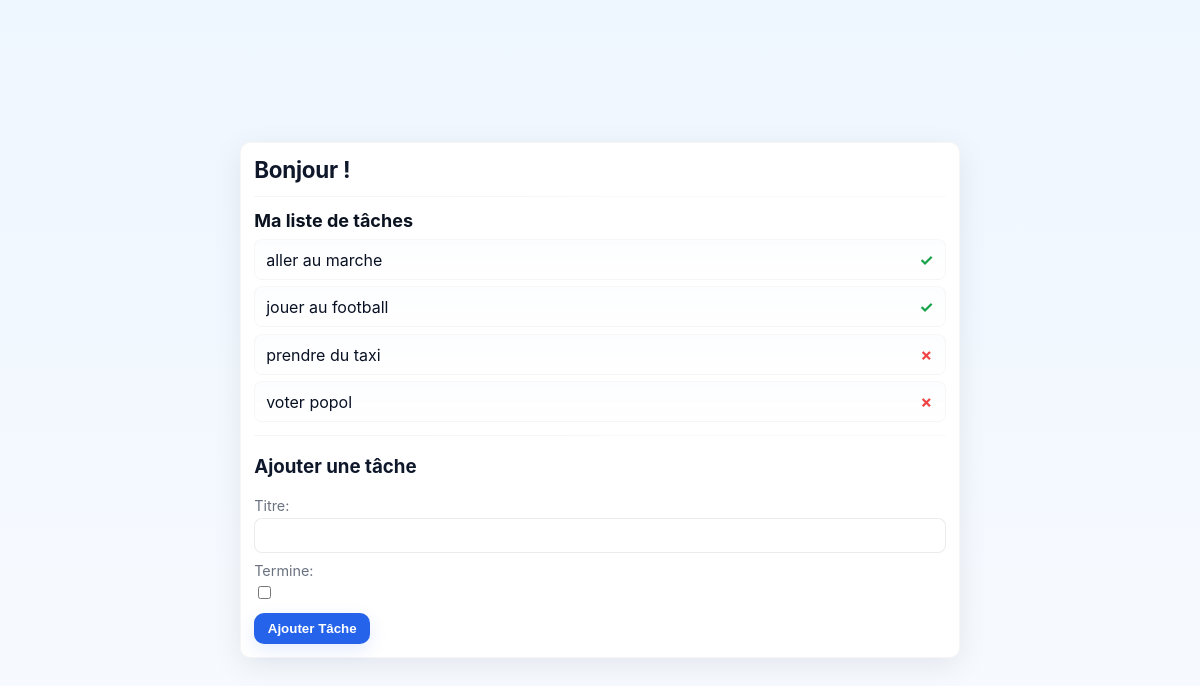
Before: / with the older database file.
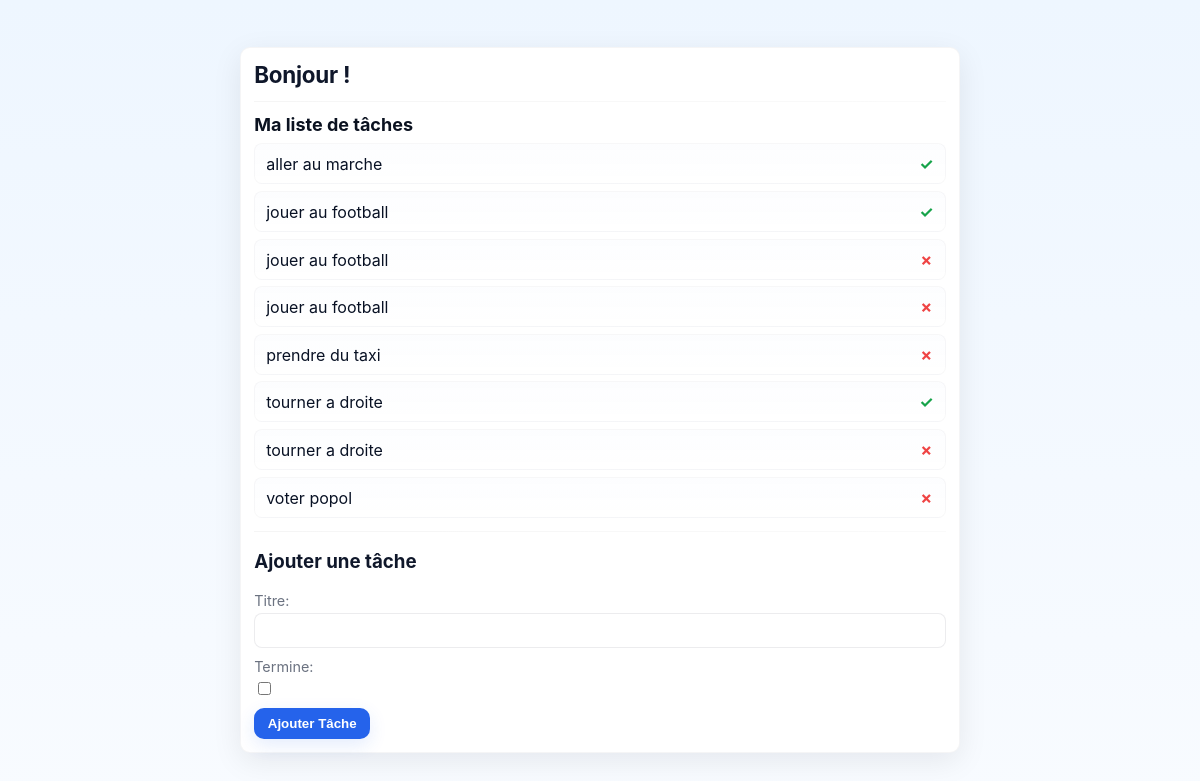
After: the same page with the newer database file.
### accueil/models.py (models this page shows, shortened)
class Tache(models.Model):
	titre = models.CharField(max_length=200)
	termine = models.BooleanField(default=False)

### accueil/views.py (the view)
# urls.py: path('', views.liste_taches, name='index'),
def liste_taches(request):
	default_message = "Bonjour !"
	try:
		liste_taches = Tache.objects.order_by('titre')
	except Exception:
		liste_taches = []
	message = default_message
	tache_form = TacheForm()
	context = {
		'message': message,
		'tache_form': tache_form,
		'taches': liste_taches,
	}
	return render(request, 'accueil.html', context)

### accueil/forms.py
class TacheForm(forms.ModelForm):
    class Meta:
        model = Tache
        fields = ['titre', 'termine']

### accueil/templates/accueil.html (shortened to what this page needs)
{% load static %}
<!DOCTYPE html>
<html lang="fr">
<head>
    <link rel="stylesheet" href="{% static 'accueil/style.css' %}">
</head>
<body>
  <div class="container">
    <div class="card">
    <h1>{{ message }}</h1>
      <hr>
      <h2>Ma liste de tâches</h2>
      <ul class="tache-list">
          {% for tache in taches %}
              <li>
                  <div class="left">
                      <span class="tache-title">{{ tache.titre }}</span>
                  </div>
                  {% if tache.termine %}
                      <span class="tache-termine" title="Terminée">✓</span>
                  {% else %}
                      <span class="tache-non-termine" title="Non terminée">✗</span>
                  {% endif %}
              </li>
          {% empty %}
              <li>Aucune tâche pour le moment</li>
          {% endfor %}
      </ul>
      <hr>
      <h3>Ajouter une tâche</h3>
      <form method="post" action="{% url 'ajouter_tache' %}">
          {{ tache_form.as_p }}
          <button type="submit">Ajouter Tâche</button>
      </form>
    </div>
  </div>
</body>
</html>

### accueil/static/accueil/style.css (style rules this page uses)
:root { --bg:#eef6ff; --card:#ffffff; --muted:#6b7280; --accent:#2563eb; --accent-600:#1e40af; --success:#16a34a; --surface-shadow: 0 8px 30px rgba(2,6,23,0.08); --radius:10px; --gap:0.75rem; --max-width:720px; }
html, body { height: 100%; margin: 0; font-family: Inter, ui-sans-serif, system-ui, -apple-system, "Segoe UI", Roboto, "Helvetica Neue", Arial; background: linear-gradient(180deg, var(--bg) 0%, #f8fbff 100%); color: #0f172a; -webkit-font-smoothing:antialiased; -moz-osx-font-smoothing:grayscale; }
*, *::before, *::after { box-sizing: border-box; }
.container { min-height: 100vh; display: flex; align-items: center; justify-content: center; padding: 2.5rem; }
.card { width: 100%; max-width: var(--max-width); background: var(--card); padding: calc(var(--gap) * 1.1); border-radius: var(--radius); box-shadow: var(--surface-shadow); border: 1px solid rgba(15,23,42,0.04); margin: 0 auto; align-self: center; }
.card h1 { margin: 0 0 0.2rem 0; font-size: 1.4rem; letter-spacing: -0.01em; }
.card h2 { margin: 0 0 0.5rem 0; font-size: 1.125rem; color: #0b1220; }
.card hr { border: none; height: 1px; background: linear-gradient(90deg, rgba(0,0,0,0.04), rgba(0,0,0,0.02)); margin: 0.8rem 0; }
.tache-list { list-style: none; padding: 0; margin: 0.35rem 0 0 0; display: grid; gap: 0.4rem; }
.tache-list li { display: flex; justify-content: space-between; align-items: center; padding: 0.6rem 0.7rem; background: linear-gradient(180deg, rgba(37,99,235,0.01), rgba(37,99,235,0.00)); border-radius: 8px; border: 1px solid rgba(15,23,42,0.03); }
.tache-list li .left { display:flex; align-items:center; gap:0.75rem; }
.tache-title { font-size: 1rem; color: #081124; }
.tache-termine { color: var(--success); font-weight: 700; margin-left: 0.5rem; }
.tache-non-termine { color: #ef4444; font-weight: 700; margin-left: 0.5rem; }
form p { margin: 0 0 0.6rem 0; }
input[type="text"], input[type="search"], input[type="url"], textarea, select { width: 100%; max-width: 100%; padding: 0.5rem 0.6rem; border-radius: 8px; border: 1px solid rgba(15,23,42,0.08); background: #fff; box-shadow: inset 0 1px 0 rgba(255,255,255,0.5); transition: box-shadow .15s ease, border-color .12s ease; font-size: 0.95rem; word-wrap: break-word; }
label { display:block; margin-bottom:0.25rem; color:var(--muted); font-size:0.9rem; }
button[type="submit"], form button { display: inline-flex; align-items: center; gap: .5rem; background: var(--accent); color: #fff; border: none; padding: 0.5rem 0.85rem; border-radius: 10px; cursor: pointer; font-weight: 600; transition: transform .08s ease, background .12s ease, box-shadow .12s ease; box-shadow: 0 6px 18px rgba(37,99,235,0.12); }
.tache-list li { animation: popIn .18s ease both; }

Changed rows visible on the page:
added Tache: titre "jouer au football"
added Tache: titre "jouer au football"
added Tache: titre "tourner a droite"
added Tache: titre "tourner a droite"
